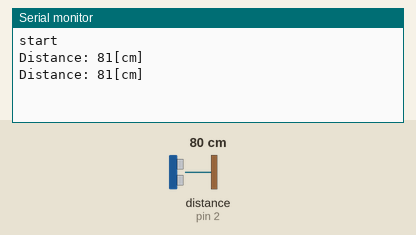
A program run on a simulated Arduino Uno, built with avr-gcc and run on an emulated ATmega328P. Shown: the last lines printed to the serial monitor. Inputs (shaded band) come from the test bench; at power-on: distance to the obstacle (sensor on pin 2) 80 cm. The echo pulse lasts 58.3 µs per cm.

Above: at 1.3 s.
1.4 s: distance to the obstacle (sensor on pin 2) set to 2 cm
At 1.9 s:
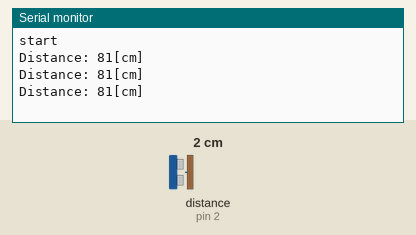
2.9 s: distance to the obstacle (sensor on pin 2) set to 4 cm
At 3.4 s:
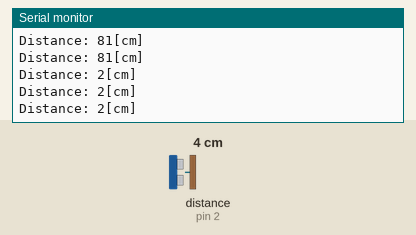
Timing chart, 0 to 5.9 s (numbered marks = the images above; inputs shaded):
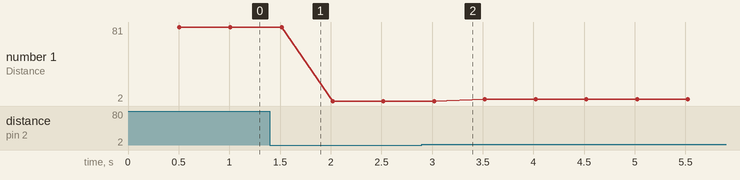

Measured:
- plotted number 1: 81 → 2 after the input at 1.4 s, 2 → 4 after the input at 2.9 s

The program:

main.cpp
```cpp
// Include Libraries
#include "Arduino.h"
#include "NewPing.h"


// Pin Definitions
#define HCSR04_PIN_TRIG  3
#define HCSR04_PIN_ECHO 2


// Global variables and defines

// object initialization
NewPing hcsr04(HCSR04_PIN_TRIG,HCSR04_PIN_ECHO);


// define vars for testing menu
const int timeout = 10000;       //define timeout of 10 sec
char menuOption = 0;
long time0;

// Setup the essentials for your circuit to work. It runs first every time your circuit is powered with electricity.
void setup()
{
    // Setup Serial which is useful for debugging
    // Use the Serial Monitor to view printed messages
    Serial.begin(9600);
    while (!Serial) ; // wait for serial port to connect. Needed for native USB
    Serial.println("start");
}

// Main logic of your circuit. It defines the interaction between the components you selected. After setup, it runs over and over again, in an eternal loop.
void loop()
{
    // Ultrasonic Sensor - HC-SR04 - Test Code
    // Read distance measurment from UltraSonic sensor
    int hcsr04Dist = hcsr04.ping_cm();
    delay(500);                  // waits for a two seconds
    Serial.print(F("Distance: ")); Serial.print(hcsr04Dist); Serial.println(F("[cm]"));
}
```
